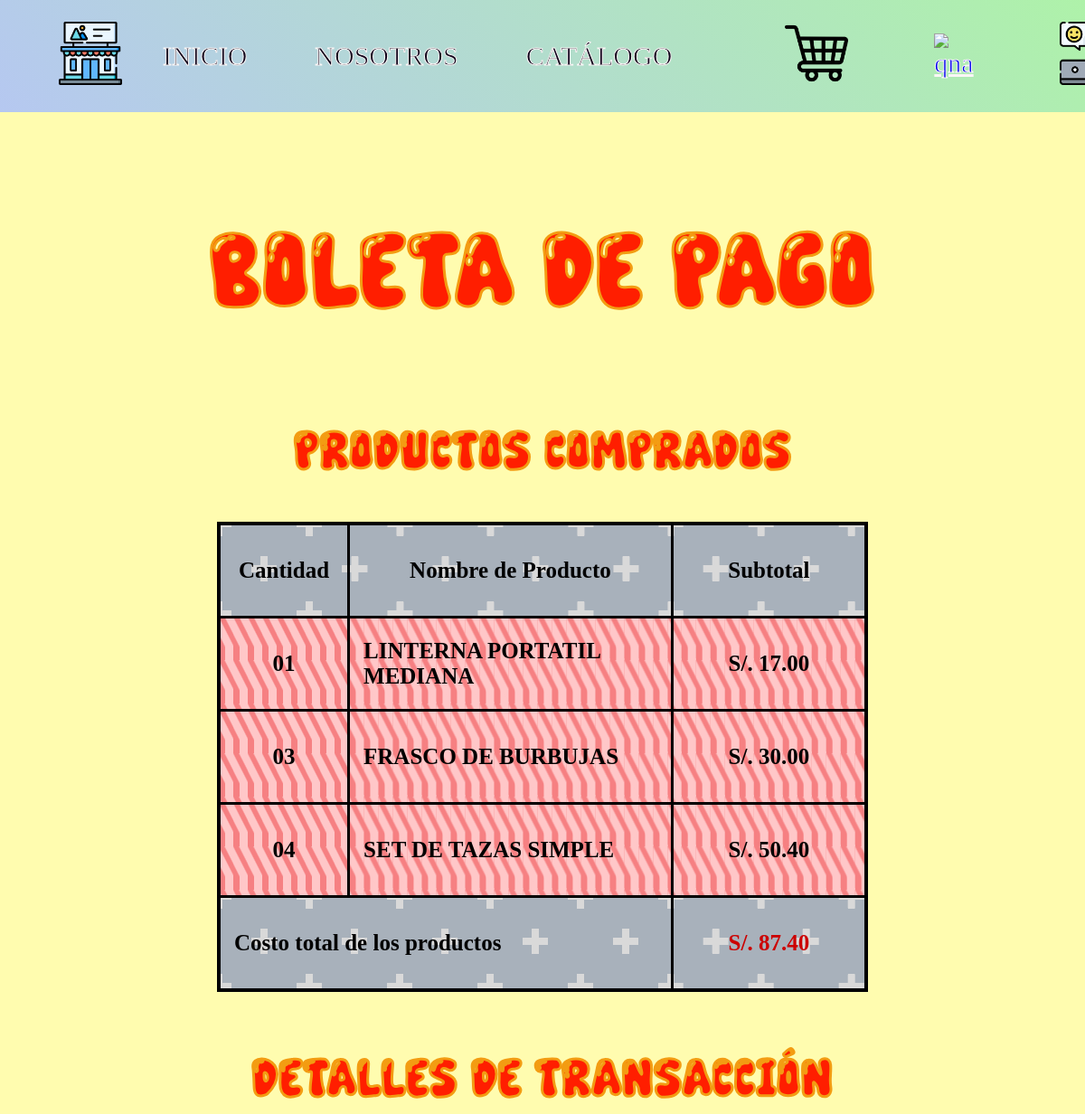
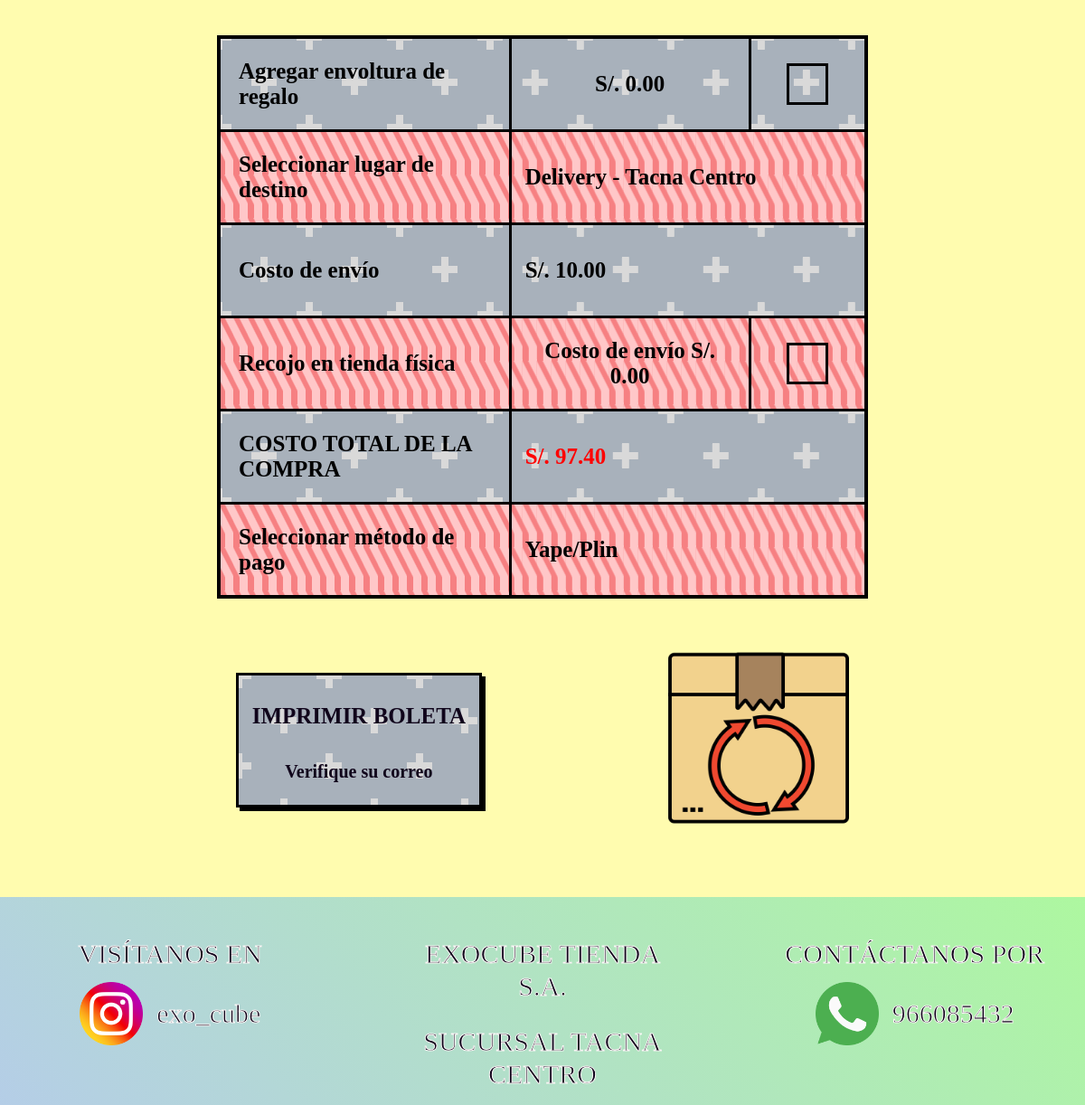
Page /imprimir_boleta.php on the committed database (2 pictures, top to bottom).
### tables this page shows
CREATE TABLE `detalle_pedidos` (
  `id_detalle` int(11) NOT NULL AUTO_INCREMENT,
  `id_pedido` int(11) NOT NULL,
  `id_producto` int(11) NOT NULL,
  `cantidad` int(11) NOT NULL DEFAULT 1,
  `subtotal` decimal(10,2) NOT NULL DEFAULT 0.00,
  PRIMARY KEY (`id_detalle`),
  KEY `fk_detalle_pedido` (`id_pedido`),
  KEY `fk_detalle_producto` (`id_producto`),
  CONSTRAINT `fk_detalle_pedido` FOREIGN KEY (`id_pedido`) REFERENCES `pedidos` (`id_pedido`) ON DELETE CASCADE,
  CONSTRAINT `fk_detalle_producto` FOREIGN KEY (`id_producto`) REFERENCES `productos` (`id_producto`)
);

CREATE TABLE `productos` (
  `id_producto` int(11) NOT NULL AUTO_INCREMENT,
  `nombre_prod` varchar(100) NOT NULL,
  `descripcion` varchar(255) DEFAULT NULL,
  `informacion_prod` text DEFAULT NULL,
  `imagen_frontal` varchar(255) DEFAULT NULL,
  `imagen_lateral` varchar(255) DEFAULT NULL,
  `imagen_trasera` varchar(255) DEFAULT NULL,
  `precio` decimal(10,2) NOT NULL DEFAULT 0.00,
  `descuento` int(11) NOT NULL DEFAULT 0,
  `stock` int(11) NOT NULL DEFAULT 0,
  `disponibilidad` tinyint(1) NOT NULL DEFAULT 1,
  `id_categoria` int(11) NOT NULL,
  `fecha_ingreso` datetime NOT NULL DEFAULT current_timestamp(),
  PRIMARY KEY (`id_producto`),
  KEY `fk_productos_categorias` (`id_categoria`),
  CONSTRAINT `fk_productos_categorias` FOREIGN KEY (`id_categoria`) REFERENCES `categorias` (`id_categoria`) ON UPDATE CASCADE
);

CREATE TABLE `pedidos` (
  `id_pedido` int(11) NOT NULL AUTO_INCREMENT,
  `fecha_pedido` datetime NOT NULL DEFAULT current_timestamp(),
  `cliente_correo` varchar(100) DEFAULT NULL,
  `cliente_celular` varchar(15) DEFAULT NULL,
  `cliente_nombre` varchar(100) DEFAULT NULL,
  `envoltura` tinyint(1) NOT NULL DEFAULT 0,
  `tipo_entrega` varchar(50) NOT NULL,
  `direccion_entrega` varchar(255) DEFAULT NULL,
  `costo_envio` decimal(10,2) NOT NULL DEFAULT 0.00,
  `metodo_pago` varchar(50) NOT NULL,
  `total_compra` decimal(10,2) NOT NULL DEFAULT 0.00,
  `comprobante_pago` varchar(255) DEFAULT NULL,
  PRIMARY KEY (`id_pedido`)
);

CREATE TABLE `enlaces_contacto` (
  `id_contacto` int(11) NOT NULL AUTO_INCREMENT,
  `plataforma` varchar(50) NOT NULL,
  `enlace` varchar(255) NOT NULL,
  `etiqueta` varchar(100) NOT NULL,
  `icono_url` varchar(100) NOT NULL,
  `activo` tinyint(1) NOT NULL DEFAULT 1,
  PRIMARY KEY (`id_contacto`)
);

CREATE TABLE `locales_tienda` (
  `id_local` int(11) NOT NULL AUTO_INCREMENT,
  `id_info` int(11) NOT NULL,
  `nombre_local` varchar(100) NOT NULL,
  `direccion` text NOT NULL,
  `google_maps_iframe` text DEFAULT NULL,
  `horario_atencion` varchar(100) NOT NULL,
  `activo` tinyint(1) NOT NULL DEFAULT 1,
  PRIMARY KEY (`id_local`),
  KEY `id_info` (`id_info`),
  CONSTRAINT `locales_tienda_ibfk_1` FOREIGN KEY (`id_info`) REFERENCES `informacion_tienda` (`id_info`) ON DELETE CASCADE
);

### imprimir_boleta.php (the view, shortened to what this page needs)
<?php
require_once 'conexion.php';
$id_pedido = isset($_GET['id_pedido']) ? (int)$_GET['id_pedido'] : 2;
try {
    $stmt_ped = $pdo->prepare("SELECT * FROM pedidos WHERE id_pedido = ?");
    $stmt_ped->execute([$id_pedido]);
    $pedido = $stmt_ped->fetch();
    $stmt_detalle = $pdo->prepare("
        SELECT d.*, p.nombre_prod
        FROM detalle_pedidos d
        INNER JOIN productos p ON d.id_producto = p.id_producto
        WHERE d.id_pedido = ?
    ");
    $stmt_detalle->execute([$id_pedido]);
    $items = $stmt_detalle->fetchAll();
    $costo_envoltura = $pedido['envoltura'] == 1 ? 5.00 : 0.00;
    $costo_total_productos = $pedido['total_compra'] - $pedido['costo_envio'] - $costo_envoltura;
} catch (Exception $e) {
    die("Error al consultar los detalles de la boleta en la base de datos.");
}
?>
<!DOCTYPE html>
<html lang="es-ES">
<head>
   <link href="estilos/imprimir_boleta.css" rel="stylesheet">
   <link href="estilos/producto01.css" rel="stylesheet">
</head>
<body>
   <?php include 'header.php'; ?>
   <br><br><br><br><br><br><br><br><br><br>
   <div class="somos">
      <p>BOLETA DE PAGO</p>
   </div>
   <br>
   <div class="ubicamos">
      <p>PRODUCTOS COMPRADOS</p>
   </div>
   <br>
   <table class="tabla-producto">
      <tr class="fila-gris" style="font-weight: bold; text-align: center;">
         <td style="width: 20%;">Cantidad</td>
         <td style="width: 50%;">Nombre de Producto</td>
         <td style="width: 30%;">Subtotal</td>
      </tr>
      <?php foreach ($items as $item): ?>
         <tr class="fila-rosada">
            <td style="text-align: center; font-weight: bold;"><?php echo str_pad($item['cantidad'], 2, "0", STR_PAD_LEFT); ?></td>
            <td style="text-align: left; padding-left: 15px;"><?php echo htmlspecialchars($item['nombre_prod']); ?></td>
            <td style="text-align: center; font-weight: bold;">S/. <?php echo number_format($item['subtotal'], 2); ?></td>
         </tr>
      <?php endforeach; ?>
      <tr class="fila-gris" style="font-weight: bold;">
         <td colspan="2" style="text-align: left; padding-left: 15px;">Costo total de los productos</td>
         <td style="text-align: center; color: #cc0000;">S/. <?php echo number_format($costo_total_productos, 2); ?></td>
      </tr>
   </table>
   <br><br>
   <div class="informacion">
      <p>DETALLES DE TRANSACCIÓN</p>
   </div>
   <br>
   <table class="tabla-producto">
      <tr class="fila-gris">
        <td class="col-etiqueta">Agregar envoltura de regalo</td>
        <td class="col-valor">S/. <?php echo number_format($costo_envoltura, 2); ?></td>
        <td class="col-icono">
            <div class="cuadrado-interno" style="display: flex; align-items: center; justify-content: center; font-size: 18px; font-weight: bold; color: #333;">
            </div>
        </td>
      </tr>
      <tr class="fila-rosada">
         <td class="col-etiqueta">Seleccionar lugar de destino</td>
         <td class="col-valor" colspan="2" style="text-align: left; padding-left: 15px; font-weight: bold;">
             <?php echo htmlspecialchars($pedido['tipo_entrega']); ?>
         </td>
      </tr>
      <tr class="fila-gris">
         <td class="col-etiqueta">Costo de envío</td>
         <td class="col-valor" colspan="2" style="text-align: left; padding-left: 15px;">
             S/. <?php echo number_format($pedido['costo_envio'], 2); ?>
         </td>
      </tr>
      <tr class="fila-rosada">
        <td class="col-etiqueta">Recojo en tienda física</td>
        <td class="col-valor">Costo de envío S/. 0.00</td>
        <td class="col-icono">
            <div class="cuadrado-interno" style="display: flex; align-items: center; justify-content: center; font-size: 18px; font-weight: bold; color: #333;">
            </div>
        </td>
      </tr>
      <tr class="fila-gris" style="font-weight: bold;">
        <td class="col-etiqueta">COSTO TOTAL DE LA COMPRA</td>
        <td class="col-valor" colspan="2" style="color: red; font-size: 25px; text-align: left; padding-left: 15px;">S/. <?php echo number_format($pedido['total_compra'], 2); ?></td>
      </tr>
      <tr class="fila-rosada">
         <td class="col-etiqueta">Seleccionar método de pago</td>
         <td class="col-valor" colspan="2" style="text-align: left; padding-left: 15px; font-weight: bold;">
             <?php echo htmlspecialchars($pedido['metodo_pago']); ?>
         </td>
      </tr>
   </table>
   <br><br><br>
   <div class="ubicamos_texto">
      <a href="imprimir_boleta_pdf.php?id_pedido=<?php echo $id_pedido; ?>" target="_blank">
         <div class="ubicamos_texto02">
            <p>IMPRIMIR BOLETA</p>
            <p class="p2">Verifique su correo</p>
         </div>
      </a>
      <a href="politicas_devolucion.php" target="_blank" title="Ver políticas de devolución">
         <img src="img/devoluciones-faciles.png" alt="atencion" class="ubicamos_texto03" style="cursor: pointer;">
      </a>
   </div>
   <br><br><br><br>
       <?php include 'footer.php'; ?>
</body>
</html>

### footer.php (shortened to what this page needs)
<?php
require_once 'conexion.php';
try {
    $stmt_foot_social = $pdo->query("SELECT * FROM enlaces_contacto WHERE plataforma IN ('Instagram', 'Facebook') AND activo = 1");
    $redes_sociales = $stmt_foot_social->fetchAll(PDO::FETCH_ASSOC);
    $stmt_foot_locales = $pdo->query("SELECT nombre_local FROM locales_tienda ORDER BY id_local ASC");
    $locales_tienda = $stmt_foot_locales->fetchAll(PDO::FETCH_ASSOC);
    $stmt_foot_wsp = $pdo->query("SELECT * FROM enlaces_contacto WHERE plataforma IN ('WhatsApp', 'Correo') AND activo = 1 ORDER BY id_contacto ASC");
    $telefonos_wsp = $stmt_foot_wsp->fetchAll(PDO::FETCH_ASSOC);
} catch (Exception $e) {
    $redes_sociales = [];
    $locales_tienda = [];
    $telefonos_wsp = [];
}
?>
<div class="footer" style="box-sizing: border-box;">
   <div class="f01">
      <p class="visita">VISÍTANOS EN</p>
      <a id="foot_social_link" href="<?php echo htmlspecialchars($redes_sociales[0]['enlace'] ?? '#'); ?>" target="_blank" style="text-decoration: none;">
         <div class="visita02" style="justify-content: center; margin: 0 auto;">
            <img id="foot_social_img" src="<?php echo htmlspecialchars($redes_sociales[0]['icono_url'] ?? 'img/social.png'); ?>" alt="Red Social" class="visita03">
            <p id="foot_social_txt" class="visita04"><?php echo htmlspecialchars($redes_sociales[0]['etiqueta'] ?? 'exo_cube'); ?></p>
         </div>
      </a>
   </div>
   <div class="f02">
      <p class="lugar">EXOCUBE TIENDA S.A.</p>
      <p id="foot_local_txt" class="lugar02">
         <?php echo htmlspecialchars($locales_tienda[0]['nombre_local'] ?? 'Ubicación del local'); ?>
      </p>
   </div>
   <div class="f03">
      <p class="contacto">CONTÁCTANOS POR</p>
      <a id="foot_wsp_link" href="<?php echo htmlspecialchars($telefonos_wsp[0]['enlace'] ?? '#'); ?>" target="_blank" style="text-decoration: none;">
         <div class="contacto02" style="justify-content: center; margin: 0 auto;">
            <img id="foot_wsp_img" src="<?php echo htmlspecialchars($telefonos_wsp[0]['icono_url'] ?? 'img/whatsapp.png'); ?>" alt="WhatsApp" class="contacto03">
            <p id="foot_wsp_txt" class="contacto04"><?php echo htmlspecialchars($telefonos_wsp[0]['etiqueta'] ?? '966085432'); ?></p>
         </div>
      </a>
   </div>
</div>

### estilos/imprimir_boleta.css (style rules this page uses)
body { background-color: #FFFCAF; }
body { margin: 0; padding: 0; width: 100%; }
.footer { display: flex; align-items: center stretch; gap: 65px; width: 100%; font-family: 'MochaChoco'; color: rgb(16, 4, 27); font-size: 30px; text-align: center; vertical-align: middle; font-weight: lighter; -webkit-text-stroke: 1px rgb(250, 246, 246); padding: 15px 15px; background: linear-gradient(45deg, #b7c0fe, #ACFF93, #b7c0fe); background-size: 300% 300%; animation: AnimationName 6s ease infinite; }
.f01,.f02,.f03 { width: 50%; height: 50%; margin: 0 auto; text-align: center; line-height: 0.05px; padding-top: 0.2px; padding-bottom: 0.2px; padding-left: 15px; padding-right: 15px; }
.visita02,.contacto02 { display: flex; align-items: center; gap: 15px; text-align: center; vertical-align: middle; margin: 0 55px; }
.visita03,.contacto03 { width: 70px; height: 70px; }
.somos,.experiencia,.ubicamos,.atendemos { width: 80%; font-family: 'SuperBeatpop'; font-size: 80px; margin: 0 auto; text-align: center; color: #ff1e00 ; box-sizing: border-box; -webkit-text-stroke: 3px #f39c12; line-height: 0.05px; padding-top: 0.2px; padding-bottom: 0.2px; padding-left: 15px; padding-right: 15px; }
.somos { transition: transform 0.2s, box-shadow 0.2s; }
.somos_texto,.experiencia_texto,.ubicamos_texto02,.atendemos_texto { align-items: center; gap: 45px; width: 70%; margin: 0 auto; text-align: center; font-family: 'Alfaqix'; font-weight: bold; color: rgb(16, 4, 27); font-size: 25px; border: 3px solid black; line-height: 1.6; padding-top: 0.5px; padding-bottom: 0.5px; padding-left: 15px; padding-right: 15px; background: radial-gradient(circle, transparent 20%, #A8B1BB 20%, #A8B1BB 80%, transparent 80%, transparent), radial-gradient(circle, transparent 20%, #A8B1BB 20%, #A8B1BB 80%, transparent 80%, transparent) 50px 50px, linear-gradient(#D9D9D9 8px, transparent 8px) 0 -4px, linear-gradient(90deg, #D9D9D9 8px, transparent 8px) -4px 0; background-color: #A8B1BB; background-size:100px 100px, 100px 100px, 50px 50px, 50px 50px; animation: diagonalLluvia 6s linear infinite; }
.ubicamos_texto { display: flex; align-items: center; gap: 45px; justify-content: center; width: 70%; justify-items: center; margin: 0 auto; }
.ubicamos_texto a { text-decoration: none; align-items:center; justify-items: center; margin: 0 auto; }
.ubicamos_texto02 { box-sizing: border-box; width: 100%; margin: 0; height: 50%; box-shadow: 4px 4px 0px black; transition: transform 0.2s, box-shadow 0.2s; }
.ubicamos_texto03 { width: 200px; height: 200px; margin: 0; transition: transform 0.2s, box-shadow 0.2s; }
.ubicamos_texto02 .p2 { font-size: 20px; }
.f01, .f02, .f03 { width: 40%; height: 30%; margin: 0 auto; text-align: center; line-height: 0.05px; padding-top: 0.2px; padding-bottom: 0.2px; padding-left: 15px; padding-right: 15px; }
.f02 .lugar02 { line-height: 1.2; margin-top: 25px; margin-bottom: 0; justify-content: center; }
.f02 .lugar,.f01 .visita,.f03 .contacto { margin-bottom: 0px; }
.f01,.f02,.f03 { width: 40%; height: 30%; margin: 0 auto; text-align: center; justify-content: center; line-height: 0.05px; padding-top: 0.2px; padding-bottom: 0.2px; padding-left: 15px; padding-right: 15px; line-height: 1.2; }
.f01 #foot_social_link { text-decoration: none; color: inherit; }
.f03 #foot_wsp_link { text-decoration: none; color: inherit; }

### rows in the picture
detalle_pedidos: cantidad "01", id_producto.nombre_prod "LINTERNA PORTATIL MEDIANA", subtotal "17.00"
detalle_pedidos: cantidad "03", id_producto.nombre_prod "FRASCO DE BURBUJAS", subtotal "30.00"
detalle_pedidos: cantidad "04", id_producto.nombre_prod "SET DE TAZAS SIMPLE", subtotal "50.40"
pedidos: costo_total_productos "87.40", envoltura "0.00", tipo_entrega "Delivery - Tacna Centro", costo_envio "10.00", total_compra "97.40", metodo_pago "Yape/Plin"
enlaces_contacto: icono_url (picture), etiqueta "exo_cube"
locales_tienda: nombre_local "SUCURSAL TACNA CENTRO"
enlaces_contacto: icono_url (picture), etiqueta "966085432"
